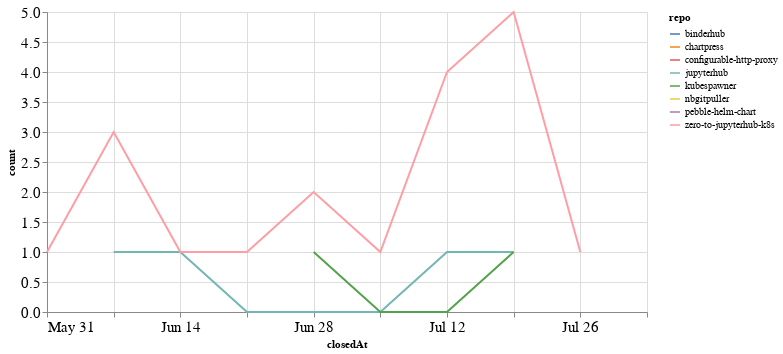

The code cell stored with this chart in its notebook:
### Code cell
closed_by_time = closed_by.groupby('repo').resample('W', on='closedAt').count()['author'].reset_index()
closed_by_time = closed_by_time.rename(columns={'author': 'count'})

alt.Chart(closed_by_time, width=600).mark_line().encode(
    x='closedAt',
    y='count',
    color='repo',
    tooltip="repo"
)

### Figure 1 — Vega-Lite specification as saved in the notebook (floating-point values rounded to 4 significant figures)
{"config": {"axisLeft": {"labelFontSize": 15}, "axisBottom": {"labelFontSize": 15}}, "data": {"name": "data-dd7da613e2a6cb8dc05181483db9f983"}, "mark": "line", "encoding": {"color": {"type": "nominal", "field": "repo"}, "tooltip": {"type": "nominal", "field": "repo"}, "x": {"type": "temporal", "field": "closedAt"}, "y": {"type": "quantitative", "field": "count"}}, "width": 600, "$schema": "https://vega.github.io/schema/vega-lite/v4.8.1.json", "datasets": {"data-dd7da613e2a6cb8dc05181483db9f983": [{"repo": "binderhub", "closedAt": "2020-07-26T00:00:00", "count": 1}, {"repo": "chartpress", "closedAt": "2020-07-19T00:00:00", "count": 1}, {"repo": "configurable-http-proxy", "closedAt": "2020-07-05T00:00:00", "count": 2}, {"repo": "jupyterhub", "closedAt": "2020-06-07T00:00:00", "count": 1}, {"repo": "jupyterhub", "closedAt": "2020-06-14T00:00:00", "count": 1}, {"repo": "jupyterhub", "closedAt": "2020-06-21T00:00:00", "count": 0}, {"repo": "jupyterhub", "closedAt": "2020-06-28T00:00:00", "count": 0}, {"repo": "jupyterhub", "closedAt": "2020-07-05T00:00:00", "count": 0}, {"repo": "jupyterhub", "closedAt": "2020-07-12T00:00:00", "count": 1}, {"repo": "jupyterhub", "closedAt": "2020-07-19T00:00:00", "count": 1}, {"repo": "kubespawner", "closedAt": "2020-06-28T00:00:00", "count": 1}, {"repo": "kubespawner", "closedAt": "2020-07-05T00:00:00", "count": 0}, {"repo": "kubespawner", "closedAt": "2020-07-12T00:00:00", "count": 0}, {"repo": "kubespawner", "closedAt": "2020-07-19T00:00:00", "count": 1}, {"repo": "nbgitpuller", "closedAt": "2020-08-02T00:00:00", "count": 4}, {"repo": "pebble-helm-chart", "closedAt": "2020-06-07T00:00:00", "count": 3}, {"repo": "zero-to-jupyterhub-k8s", "closedAt": "2020-05-31T00:00:00", "count": 1}, {"repo": "zero-to-jupyterhub-k8s", "closedAt": "2020-06-07T00:00:00", "count": 3}, {"repo": "zero-to-jupyterhub-k8s", "closedAt": "2020-06-14T00:00:00", "count": 1}, {"repo": "zero-to-jupyterhub-k8s", "closedAt": "2020-06-21T00:00:00", "count": 1}, {"repo": "zero-to-jupyterhub-k8s", "closedAt": "2020-06-28T00:00:00", "count": 2}, {"repo": "zero-to-jupyterhub-k8s", "closedAt": "2020-07-05T00:00:00", "count": 1}, {"repo": "zero-to-jupyterhub-k8s", "closedAt": "2020-07-12T00:00:00", "count": 4}, {"repo": "zero-to-jupyterhub-k8s", "closedAt": "2020-07-19T00:00:00", "count": 5}, {"repo": "zero-to-jupyterhub-k8s", "closedAt": "2020-07-26T00:00:00", "count": 1}]}}
